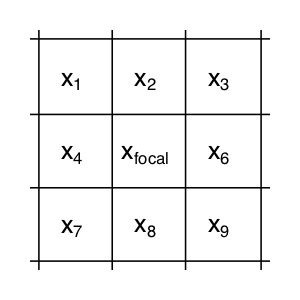

Source code (R):
pdf("focal-cell-neighbourhood.pdf", width = 2, height = 2)
par(mar = c(1, 1, 1, 1))
plot.new()
# Draw 3x3 grid
for (i in c(0, 0.33, 0.66, 1)) {
  abline(h = i)
  abline(v = i)
}
# Populate with labels x1 to x9, with xfocal a.o.t. x5
i <- 1
for (y in c(0.81, 0.48, 0.15)) {
  for (x in c(0.15, 0.48, 0.81)) {
    text(x, y, labels =
      if (i == 5) bquote(x[focal])
      else bquote(x[.(i)])
    )
    i <- i + 1
  }
}
dev.off()
